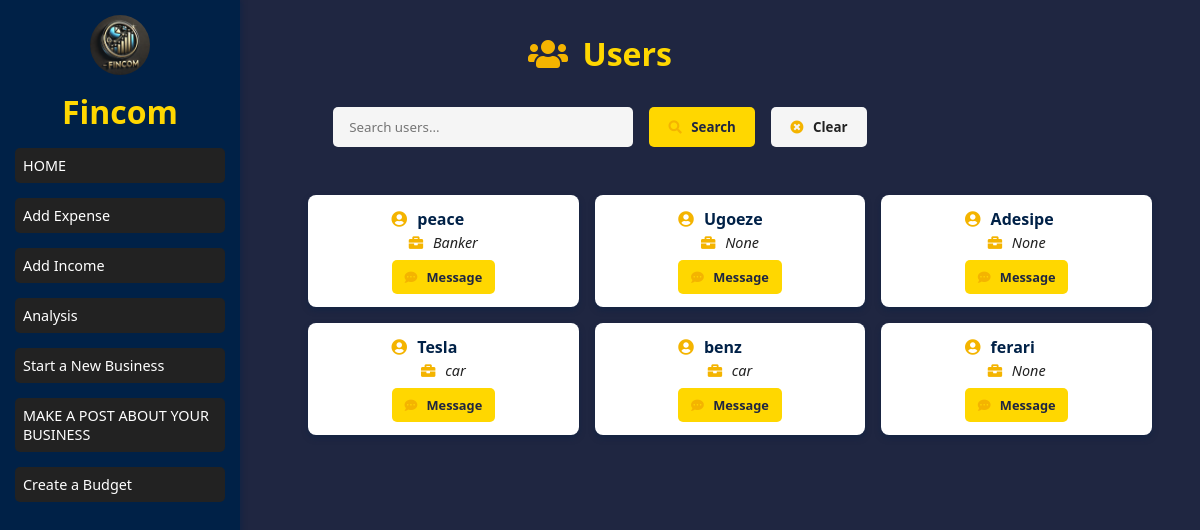
Before: /chatbox with the older database file.
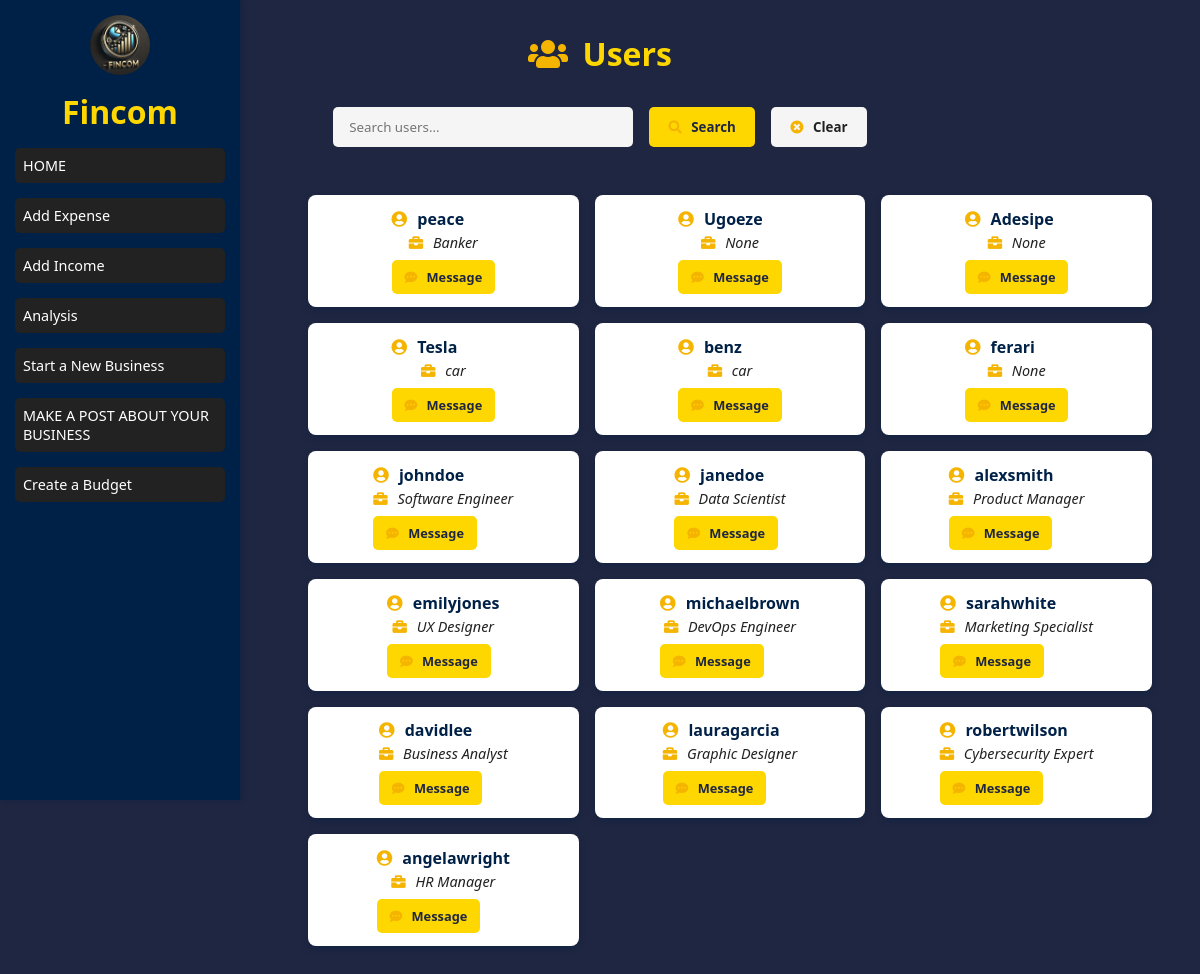
After: the same page with the newer database file.
### tables this page shows
CREATE TABLE users (
        id INTEGER PRIMARY KEY AUTOINCREMENT,
        username TEXT NOT NULL UNIQUE,
        fullname TEXT,
        profession TEXT,
        email TEXT NOT NULL UNIQUE,
        password TEXT NOT NULL,
        nationality TEXT,
        customer_type TEXT,
        profit REAL DEFAULT 0,
        total_income REAL DEFAULT 0,
        total_expenses REAL DEFAULT 0,
        cash_balance REAL DEFAULT 0,
        card_balance REAL DEFAULT 0
    , savings_balance REAL DEFAULT 0, number_of_workers INTEGER DEFAULT 0);

### Main/feature.py (the view)
@app.route('/chatbox', methods=['GET'])
def chatbox():
    search_query = request.args.get('search', '')  # Get search query from URL
    profession_query = request.args.get('profession', '')  # Get profession query from URL
    conn = get_db_connection()
    query = "SELECT * FROM users WHERE 1=1"
    params = []
    if search_query:
        query += " AND username LIKE ?"
        params.append('%' + search_query + '%')
    if profession_query:
        query += " AND profession LIKE ?"
        params.append('%' + profession_query + '%')
    users = conn.execute(query, params).fetchall()
    users = [dict(user) for user in users]  # Convert rows to dictionaries
    for user in users:
        user['online'] = user['id'] % 2 == 0  # Example: Even IDs are online
    active_user = {'username': 'JohnDoe', 'id': 1}
    conn.close()
    return render_template('chatbox.html', users=users, search_query=search_query, profession_query=profession_query, active_user=active_user)

### Main/feature.py (called while the page is built)
def get_db_connection():
    conn = sqlite3.connect('mydatabase.db')
    conn.row_factory = sqlite3.Row  # This allows us to access columns by name
    return conn

### Main/template/chatbox.html (shortened to what this page needs)
<!DOCTYPE html>
<html lang="en">
<head>
    <link rel="stylesheet" href="../static/css/chatbox.css">
    <link href="https://cdnjs.cloudflare.com/ajax/libs/font-awesome/5.15.4/css/all.min.css" rel="stylesheet">
</head>
<body>
    <h2><i class="fas fa-users"></i> Users</h2>
<form class="search-box" method="GET" action="/chatbox">
  <input type="text" id="search-input" name="search" class="search-input"
         placeholder="Search users..." value="{{ request.args.get('search', '') }}">
  <button type="submit" id="search-btn" class="search-btn">
    <i class="fas fa-search"></i> Search
  </button>
  <button type="button" id="clear-btn" class="clear-btn">
    <i class="fas fa-times-circle"></i> Clear
  </button>
</form>
<div class="sidebar">
    <div class="sidebar-header">
        <img src="{{ url_for('static', filename='img/logo.webp') }}" alt="Logo" class="logo">
        <h2>Fincom</h2>
    </div>
    <ul class="sidebar-menu">
        <li><a href="/home1" onclick="changeBackground('img/bank.jpg')">HOME</a></li>
        <li><a href="/expenses" onclick="changeBackground('img/graph1.jpg')">Add Expense</a></li>
        <li><a href="/income" onclick="changeBackground('img/graph1.jpg')">Add Income</a></li>
        <li><a href="/ana" onclick="changeBackground('img/analysis-bg.jpg')">Analysis</a></li>
        <li><a href="/Business_advice" onclick="changeBackground('img/business-bg.jpg')">Start a New Business</a></li>
        <li><a href="/community" onclick="changeBackground('img/community-bg.jpg')">MAKE A POST ABOUT YOUR BUSINESS</a></li>
        <li><a href="/budget" onclick="changeBackground('img/community-bg.jpg')">Create a Budget</a></li>
    </ul>
  </div>
<div class="user-list">
  {% for user in users %}
  <div class="user-card">
    <div class="user-info">
      <h3><i class="fas fa-user-circle"></i> {{ user.username }}</h3>
      <p><i class="fas fa-briefcase"></i> {{ user.profession }}</p>
      <a href="{{ url_for('chatroom', username=user.username) }}" class="message-btn">
        <i class="fas fa-comment-dots"></i> Message
      </a>
    </div>
  </div>
  {% else %}
  <p><i class="fas fa-exclamation-circle"></i> No users found.</p>
  {% endfor %}
</div>
</body>
</html>

### Main/static/css/chatbox.css (style rules this page uses)
:root { --color-navy: #002147; --color-gold: #FFD700; --color-light-grey: #F5F5F5; --color-deep-blue: #1f2641; --color-white: #fff; --color-medium-grey: #222; --highlight-gold: #f4b400; --shadow-color: rgba(0, 33, 71, 0.4); }
* { margin: 0; padding: 0; box-sizing: border-box; font-family: 'Segoe UI', Tahoma, Geneva, Verdana, sans-serif; }
.sidebar { width: 250px; background-color: var(--color-navy); color: var(--color-white); height: 100vh; position: fixed; top: 0; left: 0; overflow-y: auto; padding: 20px; box-shadow: 2px 0 5px var(--shadow-color); }
.sidebar-header { text-align: center; }
.sidebar-header .logo { width: 60px; border-radius: 50%; }
.sidebar h2 { margin: 10px 0; color: var(--color-gold); }
.sidebar-menu { list-style: none; padding: 0; }
.sidebar-menu li { margin: 15px 0; }
.sidebar-menu a { color: var(--color-white); text-decoration: none; display: block; padding: 10px; background-color: var(--color-medium-grey); border-radius: 5px; transition: 0.3s; }
body { background: var(--color-deep-blue); color: var(--color-white); padding: 2rem; min-height: 100vh; }
h2 { text-align: center; margin-bottom: 2rem; color: var(--color-gold); font-size: 2rem; }
.search-box { display: flex; justify-content: center; gap: 1rem; margin-bottom: 2rem; flex-wrap: wrap; }
.search-input { padding: 0.7rem 1rem; border-radius: 5px; border: none; width: 300px; background-color: var(--color-light-grey); color: var(--color-medium-grey); }
.search-btn, .clear-btn { padding: 0.7rem 1.2rem; border: none; border-radius: 5px; font-weight: bold; cursor: pointer; color: var(--color-deep-blue); transition: background-color 0.3s ease; }
.search-btn { background-color: var(--color-gold); }
.clear-btn { background-color: var(--color-light-grey); color: var(--color-medium-grey); }
.user-list { display: grid; grid-template-columns: repeat(auto-fill, minmax(200px, 1fr)); gap: 1rem; margin-left: 260px; padding: 1rem; }
.user-card { background: var(--color-white); color: var(--color-medium-grey); padding: 0.8rem; border-radius: 8px; box-shadow: 0 3px 6px var(--shadow-color); display: flex; flex-direction: column; align-items: center; transition: transform 0.2s ease; font-size: 0.9rem; }
.user-info h3 { color: var(--color-navy); margin-bottom: 0.2rem; font-size: 1rem; }
.user-info p { margin-bottom: 0.5rem; font-style: italic; font-size: 0.9rem; text-align: center; }
.message-btn { display: inline-block; text-decoration: none; padding: 0.5rem 0.8rem; background-color: var(--color-gold); color: var(--color-deep-blue); border-radius: 5px; font-weight: bold; font-size: 0.8rem; transition: background 0.3s ease; }
.sidebar { width: 240px; padding: 15px; }
.sidebar-menu a { padding: 8px; font-size: 0.9rem; }
i { margin-right: 6px; color: var(--highlight-gold); }

Changed rows visible on the page:
added users: username "johndoe", profession "Software Engineer"
added users: username "janedoe", profession "Data Scientist"
added users: username "alexsmith", profession "Product Manager"
added users: username "emilyjones", profession "UX Designer"
added users: username "michaelbrown", profession "DevOps Engineer"
added users: username "sarahwhite", profession "Marketing Specialist"
added users: username "davidlee", profession "Business Analyst"
added users: username "lauragarcia", profession "Graphic Designer"
added users: username "robertwilson", profession "Cybersecurity Expert"
added users: username "angelawright", profession "HR Manager"
